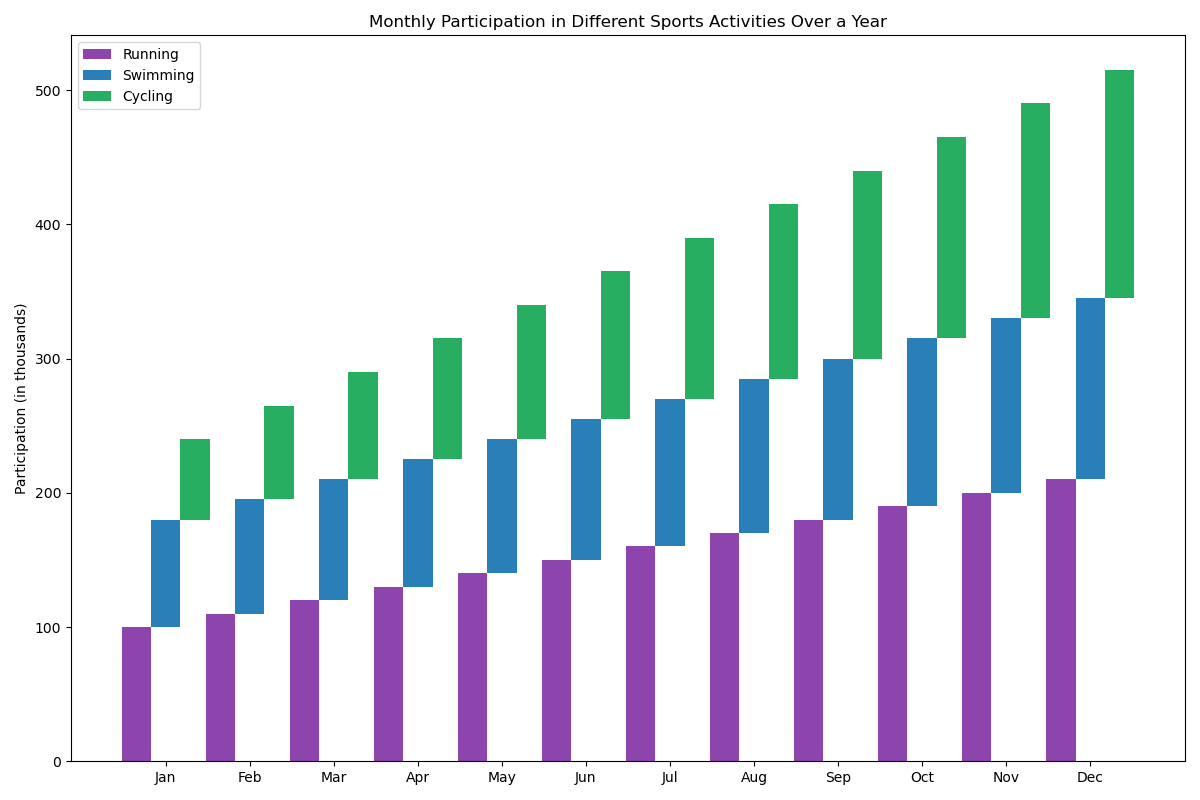

The Python source for this figure:

import matplotlib.pyplot as plt

# Data
months = ['Jan', 'Feb', 'Mar', 'Apr', 'May', 'Jun', 'Jul', 'Aug', 'Sep', 'Oct', 'Nov', 'Dec']
running = [100, 110, 120, 130, 140, 150, 160, 170, 180, 190, 200, 210]
swimming = [80, 85, 90, 95, 100, 105, 110, 115, 120, 125, 130, 135]
cycling = [60, 70, 80, 90, 100, 110, 120, 130, 140, 150, 160, 170]

# Colors
colors_running = '#8e44ad'
colors_swimming = '#2980b9'
colors_cycling = '#27ae60'

# Plotting
fig, ax = plt.subplots(figsize=(12, 8))  # Change the figure size

bar_width = 0.35  # Change the width of the bars

y_positions = range(len(months))
bar_positions_running = [pos - bar_width for pos in y_positions]
bar_positions_swimming = y_positions
bar_positions_cycling = [pos + bar_width for pos in y_positions]

ax.bar(bar_positions_running, running, bar_width, label='Running', color=colors_running)
ax.bar(bar_positions_swimming, swimming, bar_width, bottom=running, label='Swimming', color=colors_swimming)
ax.bar(bar_positions_cycling, cycling, bar_width, bottom=[x + y for x, y in zip(running, swimming)], label='Cycling', color=colors_cycling)

ax.set_ylabel('Participation (in thousands)')
ax.set_title('Monthly Participation in Different Sports Activities Over a Year')
ax.set_xticks(y_positions)
ax.set_xticklabels(months)
ax.legend()

plt.tight_layout()
plt.show()
